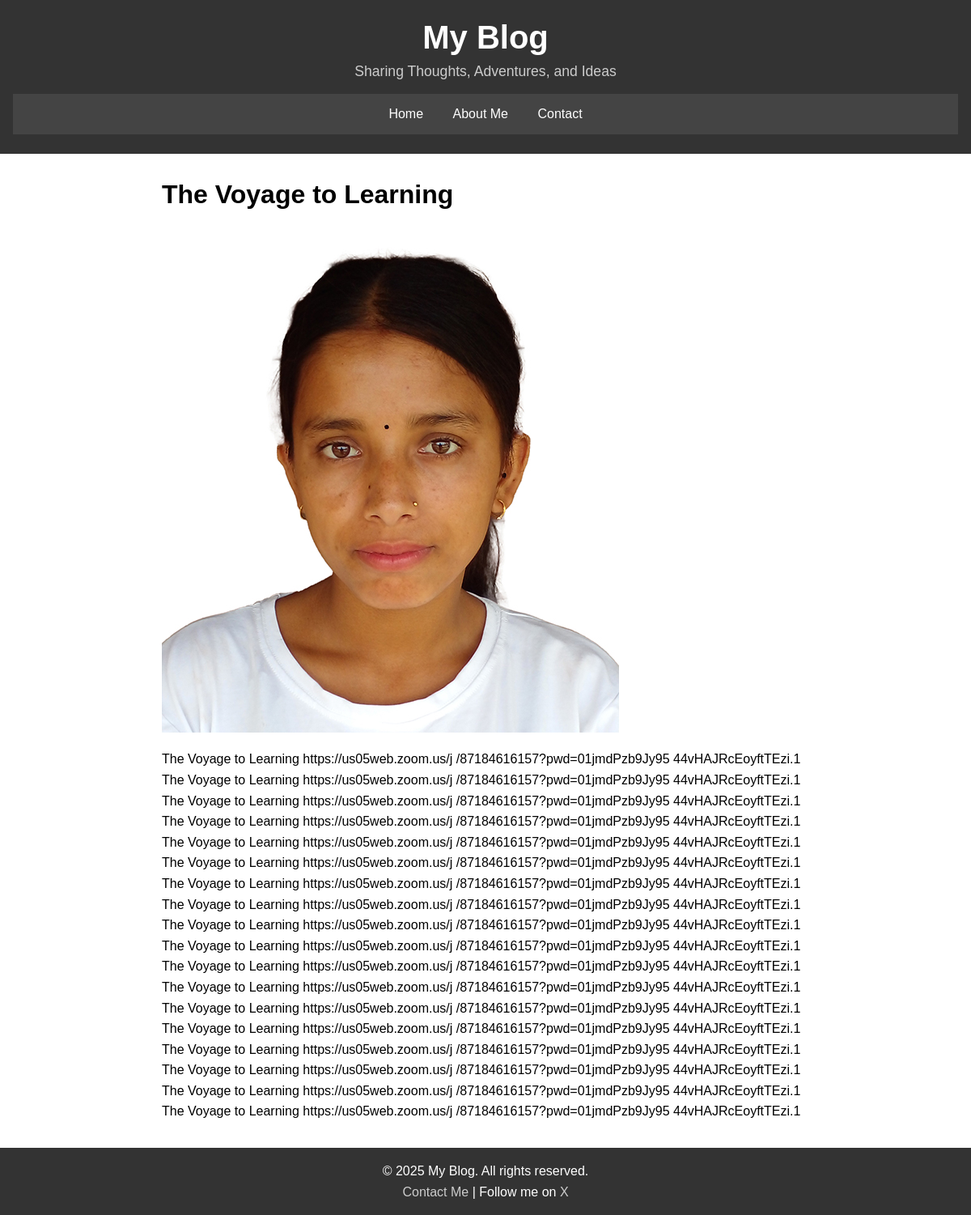
The page / on the database its author committed.
### blog_app/models.py (models this page shows, shortened)
class Home(models.Model):
    title = models.CharField(max_length=100)
    author = models.CharField(max_length=100)
    post_on = models.DateTimeField(max_length=20)
    image = models.ImageField(upload_to='image/', null=True, blank=True)
    content = models.TextField(max_length=5000)

### blog_app/views.py (the view)
# urls.py: path('', home, name='home'),
def home(request):
    my_blog = Home.objects.all()
    context = {'my_blog' : my_blog}
    return render(request, "blog_app/home.html", context)

### blog_app/templates/blog_app/home.html (shortened to what this page needs)
{% extends 'blog_app/base.html' %}
{% load static %}
{% block content %}
{% for context in my_blog %}
<h1>{{ context.title }}</h1>
{% if context.image %}
    <img src="{{ context.image.url }}" alt="{{ home_item.blog_header }}">
{% endif %}
<p>{{ context.content }}</p>
{% empty %}
        <p>No blog posts available.</p>
{% endfor %}
{% endblock %}

### blog_app/templates/blog_app/base.html (shortened to what this page needs)
<!DOCTYPE html>
{% load static %}
<html lang="en">
<head>
    <link rel="stylesheet" href="{% static 'css/style.css' %}">
</head>
<body>
    <header>
        <div class="header-content">
            <h1><a href="{% url 'home' %}">My Blog</a></h1>
            <p class="tagline">Sharing Thoughts, Adventures, and Ideas</p>
        </div>
        <nav>
            <a href="{% url 'home' %}">Home</a>
            <a href="{% url 'about' %}">About Me</a>
            <a href="{% url 'contact' %}">Contact</a>
        </nav>
    </header>
    <div class="container">
        <div class="content-section">
            {% block content %}
            {% endblock %}
        </div>
    </div>
        <footer>
            <p>© 2025 My Blog. All rights reserved.</p>
            <p><a href="{% url 'contact' %}">Contact Me</a> | Follow me on <a href="https://x.com/MatthewLearner" target="_blank">X</a></p>
        </footer>
</body>
</html>

### blog_app/static/css/style.css (style rules this page uses)
body { font-family: Arial, sans-serif; margin: 0; padding: 0; }
header { background-color: #333; color: white; padding: 1.5em 1em; text-align: center; position: relative; }
.header-content { max-width: 800px; margin: 0 auto; }
.header-content h1 { margin: 0; font-size: 2.5em; }
.header-content h1 a { color: white; text-decoration: none; }
.header-content .tagline { margin: 0.5em 0 1em; font-size: 1.1em; color: #ccc; }
nav { background-color: #444; padding: 1em; }
nav a { color: white; margin: 0 1em; text-decoration: none; }
.container { max-width: 800px; margin: 2em auto; padding: 0 1em; }
.content-section img { max-width: 100%; height: auto; }
.content-section h1 { font-size: 2em; margin-bottom: 0.5em; }
.content-section p { line-height: 1.6; }
footer { background-color: #333; color: white; text-align: center; padding: 1em; margin-top: 2em; }
footer p { margin: 0; line-height: 1.6; }
footer a { color: #ccc; text-decoration: none; }

### rows shown on the page
Home: title "The Voyage to Learning", image (picture), content "The Voyage to Learning https://us05web.zoom.us/j /87184616157?pwd=01jmdPzb9Jy95 44vHAJRcEoyftTEzi.1 The Voyage to Learning https://us05web.zoom.us/j /87184616157?pwd=01jmdPzb9Jy95 44vHAJRcEoyftTEzi.1 The Voyage to Learning https://us05web.zoom.us/j /87184616157?pwd=01jmdPzb9Jy95 44vHAJRcEoyftTEzi.1 The Voyage to Learning https://us05web.zoom.us/j /87184616157?pwd=01jmdPzb9Jy95 44vHAJRcEoyftTEzi.1 The Voyage to Learning https://us05web.zoom.us/j /87184616157?pwd=01jmdPzb9Jy95 44vHAJRcEoyftTEzi.1 The Voyage to Learning https://us05web.zoom.us/j /87184616157?pwd=01jmdPzb9Jy95 44vHAJRcEoyftTEzi.1 The Voyage to Learning https://us05web.zoom.us/j /87184616157?pwd=01jmdPzb9Jy95 44vHAJRcEoyftTEzi.1…"
